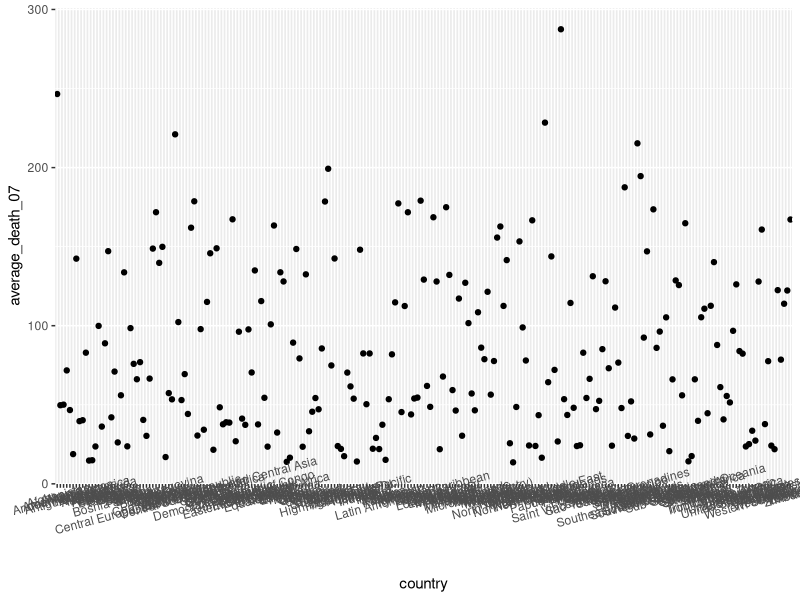

Recreate this plot in R.
## ---- chunk 1
library(tidyverse)
library(dplyr)
library(ggplot2)
## ---- chunk 2
deaths_df <- data.frame(read.csv("death-rates-from-air-pollution.csv"))
deaths_df

colnames(deaths_df) <- c("country", "acronym", "year", "total_deaths", 
                         "indoor_deaths", "outdoor_deaths", "ozone_deaths")

glimpse(deaths_df)
## ---- chunk 3
# Want the range 2007-2017 
# took this out c(2007, 2008, 2009, 2010, 2011, 2012, 2013, 2014, 2015, 2016, 2017)

#Maybe try increments...?
#When looking at it you can see a decrease among the three years 
death_07<- deaths_df %>% 
  group_by(country) %>% 
  filter(year == 2007) %>% 
  select(total_deaths) %>% 
  summarize(average_death_07 = mean(total_deaths))

death_12<- deaths_df %>% 
  group_by(country) %>% 
  filter(year == 2012) %>% 
  select(total_deaths) %>% 
  summarize(average_death_12 = mean(total_deaths))

death_17<- deaths_df %>% 
  group_by(country) %>% 
  filter(year == 2017) %>% 
  select(total_deaths) %>% 
  summarize(average_death_17 = mean(total_deaths))

#try to have one cohesive table so it's easier to visualize 
combo <- death_07 %>% 
  mutate(death_12) %>% 
  mutate(death_17)

combo

#Then graph it 
#Just realized there's 200+ countries....the x-axis looks terrible 
#Would be nice to color by continent but then that would mean going through each country
ggplot(death_07, aes(x= country, y=average_death_07)) +
  geom_point() +
  theme(axis.text.x = element_text(angle = 15)) #yah..no rotation made it worse

#Not sure if we want to use the selected few countries we looked at earlier?
#Or if we wanted to use this as a overview of the data
## ---- chunk 4



## ---- chunk 5



## ---- chunk 6



